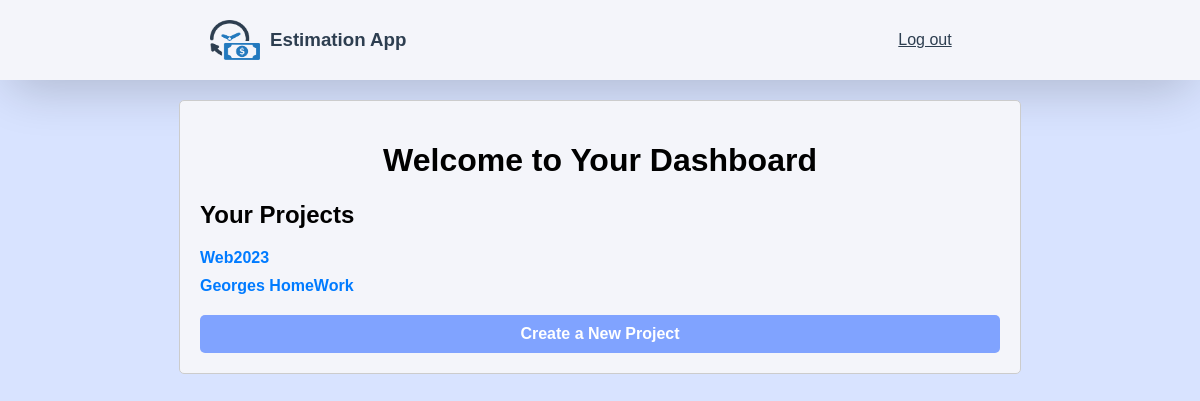
The app's page /dashboard.php (signed in) with its own data.
### tables this page shows
CREATE TABLE `user_projects` (
  `user_id` int(11) NOT NULL,
  `project_id` int(11) NOT NULL,
  `project_name` varchar(50) NOT NULL
);

### dashboard.php (the view, shortened to what this page needs)
<!DOCTYPE html>
<html lang="en">
<head>
</head>
<body>
    <header>
        <div class="header-content">
            <div class="logo">
                <img src="estimate-icon.png">
                <h3>Estimation App</h3>
            </div>
            <a href="index.php">Log out</a>
        </div>
    </header>
    <main>
        <h1>Welcome to Your Dashboard</h1>
        <h2>Your Projects</h2>
        <?php
        include('dbconnection.php');
        $userId = $_SESSION['user_id'];
        $sql = "SELECT * FROM user_projects WHERE user_id = '$userId'";
        $result = $connection->query($sql);
        if ($result->num_rows > 0) {
            echo "<ul>";
            while ($row = $result->fetch_assoc()) {
                echo "<li><a class='project-link' href='project.php?id={$row['project_id']}'>{$row['project_name']}</a></li>";
            }
            echo "</ul>";
        } else {
            echo "No projects found.";
        }
        ?>
        <a class="create-project-link" href="createProject.php">Create a New Project</a>
    </main>
</body>
</html>

### dashboard.php (style rules this page uses)
body { font-family: Arial, sans-serif; margin: 0; padding: 0; background-color: while; display: flex; flex-direction: column; align-items: center; background-color: rgba(128, 163, 255, 0.3); }
header { width: 100%; box-shadow: rgba(0, 0, 0, 0.2) 0px 18px 50px -10px; background-color:#f4f5fa; }
.logo { display: flex; }
header a, header h3 { color: #2d3e50; }
.header-content { display: flex; align-items: center; color: white; text-align: center; padding: 10px; margin: 0 auto; width: 100%; max-width: 800px; justify-content: space-between; }
.header-content a { width: 150px }
img { width: 50px; height: 40px; margin: 10px; }
h1 { text-align: center; }
main { width: 100%; max-width: 800px; margin: 20px auto; padding: 20px; border: 1px solid #ccc; border-radius: 5px; background-color: #f4f5fa; }
ul { list-style: none; padding: 0; }
li { margin-bottom: 10px; }
a.project-link { color: #007bff; font-weight: bold; text-decoration: none; }
a.create-project-link { display: block; background-color: #80a3ff; color: white; padding: 10px; text-align: center; border-radius: 5px; text-decoration: none; font-weight: bold; margin-top: 20px; }

### records on screen
user_projects: project_name "Web2023"
user_projects: project_name "Georges HomeWork"
